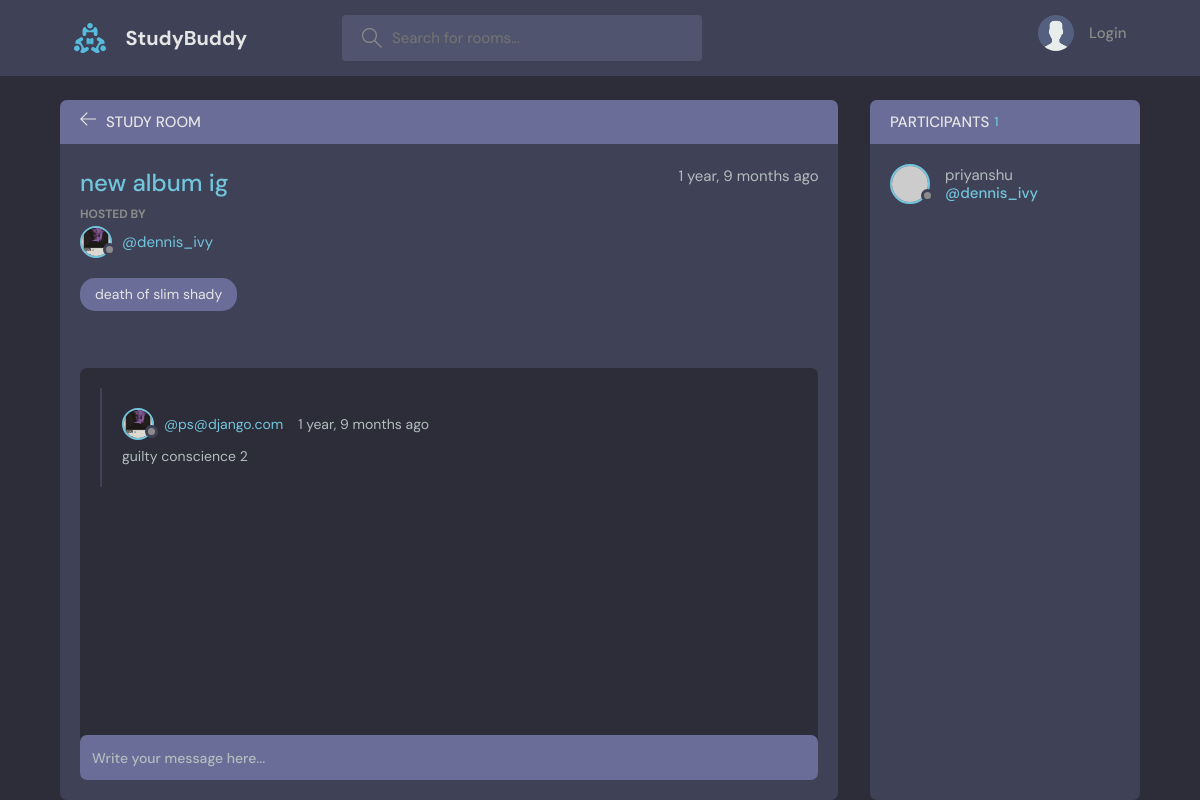
The page /room/1/ on the database its author committed.
### base/models.py (models this page shows, shortened)
class Room(models.Model):
    host =models.ForeignKey(User,on_delete=models.SET_NULL,null=True)
    topic = models.ForeignKey(Topic,on_delete=models.SET_NULL,null=True)
    name= models.CharField(max_length=200)
    description = models.TextField(null=True, blank=True)
    participants = models.ManyToManyField(User,related_name='participants',blank=True)
    updated = models.DateTimeField(auto_now=True)
    created = models.DateTimeField(auto_now_add=True)
    class Meta:
        ordering = ['-updated','-created']

class User(AbstractUser):
    name = models.CharField(max_length=200,null=True)
    email = models.EmailField(null=True,unique=True)
    bio = models.TextField(null=True)
    avatar = models.ImageField(null=True, default="avatar.svg")
    USERNAME_FIELD = "email"
    REQUIRED_FIELDS=[]

class Topic(models.Model):
    name=models.CharField(max_length=200)
    def __str__(self):
        return self.name

class Message(models.Model):
    user=models.ForeignKey(User,on_delete=models.CASCADE)
    room=models.ForeignKey(Room,on_delete=models.CASCADE)
    body=models.TextField()
    updated=models.DateTimeField(auto_now=True)
    created=models.DateTimeField(auto_now=True)
    class Meta:
        ordering = ['-updated','-created']

### base/views.py (the view)
# urls.py: path('room/<str:pk>/',views.room,name="room"),
def room(request, pk):
    room = Room.objects.get(id=pk)
    room_messages = room.message_set.all().order_by("-created")  # type: ignore
    participants = room.participants.all()
    if request.method == "POST":
        message = Message.objects.create(
            user=request.user, room=room, body=request.POST.get("body")
        )
        room.participants.add(request.user)
        return redirect("room", pk=room.id)  # type: ignore
    context = {
        "room": room,
        "room_messages": room_messages,
        "participants": participants,
    }
    return render(request, "base/room.html", context)

### base/templates/base/room.html (shortened to what this page needs)
{% extends 'main.html' %}
{% block content %}
    <main class="profile-page layout layout--2">
      <div class="container">
        <div class="room">
          <div class="room__top">
            <div class="room__topLeft">
              <a href="{% url 'home' %}">
                <svg version="1.1" xmlns="http://www.w3.org/2000/svg" width="32" height="32" viewBox="0 0 32 32">
                  <title>arrow-left</title>
                  <path
                    d="M13.723 2.286l-13.723 13.714 13.719 13.714 1.616-1.611-10.96-10.96h27.625v-2.286h-27.625l10.965-10.965-1.616-1.607z"
                  ></path>
                </svg>
              </a>
              <h3>Study Room</h3>
            </div>
          </div>
          <div class="room__box scroll">
            <div class="room__header scroll">
              <div class="room__info">
                <h3>{{room.name}}</h3>
                <span>{{room.created|timesince}} ago</span>
              </div>
              <div class="room__hosted">
                <p>Hosted By</p>
                <a href="{% url 'user-profile' room.host.id %}" class="room__author">
                  <div class="avatar avatar--small">
                    <img src="{{room.host.avatar.url}}" />
                  </div>
                  <span>@dennis_ivy</span>
                </a>
              </div>
              <span class="room__topics">{{room.topic}}</span>
            </div>
            <div class="room__conversation">
              <div class="threads scroll">
                {% for message in room_messages %}
                <div class="thread">
                  <div class="thread__top">
                    <div class="thread__author">
                      <a href="{% url 'user-profile' message.user.id %}" class="thread__authorInfo">
                        <div class="avatar avatar--small">
                          <img src="{{message.user.avatar.url}}" />
                        </div>
                        <span>@{{message.user}}</span>
                      </a>
                      <span class="thread__date">{{message.created|timesince}} ago</span>
                    </div>
                  </div>
                  <div class="thread__details">
                    {{message.body}}
                  </div>
                </div>
                {% endfor %}
              </div>
            </div>
          </div>
          <div class="room__message">
            <form action="" method="POST">
              <input name="body" placeholder="Write your message here..." /></form>
          </div>
        </div>
        <div class="participants">
          <h3 class="participants__top">Participants <span>{{participants.count}}</span></h3>
          <div class="participants__list scroll">
            {% for user in participants %}
            <a href="{% url 'user-profile' user.id %}" class="participant">
              <div class="avatar avatar--medium">
                <img src="https://randomuser.me/api/portraits/men/37.jpg" />
              </div>
              <p>
                {{user.username}}
                <span>@dennis_ivy</span>
              </p>
            </a>
            {% endfor %}
          </div>
        </div>
      </div>
    </main>
  {%endblock%}

### rows shown on the page
Room: name "new album ig", created "1 year, 9 months", host.avatar (picture), topic "death of slim shady"
Message: user.avatar (picture), user "ps@django.com", created "1 year, 9 months", body "guilty conscience 2"
User: username "priyanshu"

### other values the page prints
{{ participants.count }} "1"
